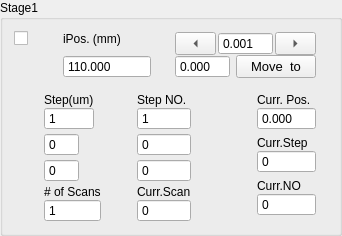
             <widget class="QGroupBox" name="stage1Group">
              <property name="sizePolicy">
               <sizepolicy hsizetype="Expanding" vsizetype="Expanding">
                <horstretch>0</horstretch>
                <verstretch>0</verstretch>
               </sizepolicy>
              </property>
              <property name="title">
               <string>Stage1</string>
              </property>
              <layout class="QFormLayout" name="formLayout_3">
               <property name="topMargin">
                <number>3</number>
               </property>
               <item row="0" column="0" colspan="2">
                <layout class="QHBoxLayout" name="horizontalLayout_2" stretch="1,3,0">
                 <property name="spacing">
                  <number>0</number>
                 </property>
                 <item>
                  <layout class="QVBoxLayout" name="verticalLayout_68">
                   <item>
                    <widget class="QCheckBox" name="activeStage1">
                     <property name="sizePolicy">
                      <sizepolicy hsizetype="Expanding" vsizetype="Fixed">
                       <horstretch>0</horstretch>
                       <verstretch>0</verstretch>
                      </sizepolicy>
                     </property>
                     <property name="toolTip">
                      <string>Active Instrument?</string>
                     </property>
                     <property name="text">
                      <string/>
                     </property>
                     <property name="checked">
                      <bool>false</bool>
                     </property>
                     <property name="mytype" stdset="0">
                      <string>checkbox</string>
                     </property>
                    </widget>
                   </item>
                   <item>
                    <widget class="LedIndicator" name="stage1Led" native="true">
                     <property name="sizePolicy">
                      <sizepolicy hsizetype="Fixed" vsizetype="Fixed">
                       <horstretch>0</horstretch>
                       <verstretch>0</verstretch>
                      </sizepolicy>
                     </property>
                     <property name="minimumSize">
                      <size>
                       <width>25</width>
                       <height>25</height>
                      </size>
                     </property>
                     <property name="maximumSize">
                      <size>
                       <width>25</width>
                       <height>25</height>
                      </size>
                     </property>
                     <property name="baseSize">
                      <size>
                       <width>0</width>
                       <height>0</height>
                      </size>
                     </property>
                     <property name="mytype" stdset="0">
                      <string>led</string>
                     </property>
                    </widget>
                   </item>
                  </layout>
                 </item>
                 <item>
                  <layout class="QVBoxLayout" name="verticalLayout_43">
                   <property name="spacing">
                    <number>0</number>
                   </property>
                   <property name="leftMargin">
                    <number>12</number>
                   </property>
                   <property name="topMargin">
                    <number>0</number>
                   </property>
                   <property name="rightMargin">
                    <number>12</number>
                   </property>
                   <item>
                    <widget class="QLabel" name="label_23">
                     <property name="sizePolicy">
                      <sizepolicy hsizetype="Expanding" vsizetype="Fixed">
                       <horstretch>0</horstretch>
                       <verstretch>0</verstretch>
                      </sizepolicy>
                     </property>
                     <property name="maximumSize">
                      <size>
                       <width>16777215</width>
                       <height>16777215</height>
                      </size>
                     </property>
                     <property name="text">
                      <string>iPos. (mm)</string>
                     </property>
                     <property name="mytype" stdset="0">
                      <string>label</string>
                     </property>
                    </widget>
                   </item>
                   <item>
                    <widget class="QDoubleSpinBox" name="iPos1">
                     <property name="sizePolicy">
                      <sizepolicy hsizetype="Expanding" vsizetype="Fixed">
                       <horstretch>0</horstretch>
                       <verstretch>0</verstretch>
                      </sizepolicy>
                     </property>
                     <property name="maximumSize">
                      <size>
                       <width>88</width>
                       <height>16777215</height>
                      </size>
                     </property>
                     <property name="buttonSymbols">
                      <enum>QAbstractSpinBox::ButtonSymbols::NoButtons</enum>
                     </property>
                     <property name="decimals">
                      <number>3</number>
                     </property>
                     <property name="maximum">
                      <double>220.000000000000000</double>
                     </property>
                     <property name="value">
                      <double>110.000000000000000</double>
                     </property>
                    </widget>
                   </item>
                  </layout>
                 </item>
                 <item>
                  <widget class="QFrame" name="stage1Manual">
                   <property name="mytype" stdset="0">
                    <string>inst_manu</string>
                   </property>
                   <layout class="QVBoxLayout" name="verticalLayout_54">
                    <property name="spacing">
                     <number>0</number>
                    </property>
                    <property name="leftMargin">
                     <number>12</number>
                    </property>
                    <property name="rightMargin">
                     <number>12</number>
                    </property>
                    <item>
                     <layout class="QHBoxLayout" name="horizontalLayout_20">
                      <property name="spacing">
                       <number>2</number>
                      </property>
                      <item>
                       <widget class="QToolButton" name="stage1JogL">
                        <property name="sizePolicy">
                         <sizepolicy hsizetype="Expanding" vsizetype="Fixed">
                          <horstretch>0</horstretch>
                          <verstretch>0</verstretch>
                         </sizepolicy>
                        </property>
                        <property name="minimumSize">
                         <size>
                          <width>0</width>
                          <height>0</height>
                         </size>
                        </property>
                        <property name="maximumSize">
                         <size>
                          <width>16777215</width>
                          <height>16777215</height>
                         </size>
                        </property>
                        <property name="text">
                         <string>...</string>
                        </property>
                        <property name="toolButtonStyle">
                         <enum>Qt::ToolButtonStyle::ToolButtonIconOnly</enum>
                        </property>
                        <property name="arrowType">
                         <enum>Qt::ArrowType::LeftArrow</enum>
                        </property>
                        <property name="mytype" stdset="0">
                         <string>arrowbutton</string>
                        </property>
                       </widget>
                      </item>
                      <item>
                       <widget class="QDoubleSpinBox" name="stage1JogStep">
                        <property name="sizePolicy">
                         <sizepolicy hsizetype="Expanding" vsizetype="Fixed">
                          <horstretch>0</horstretch>
                          <verstretch>0</verstretch>
                         </sizepolicy>
                        </property>
                        <property name="maximumSize">
                         <size>
                          <width>16777215</width>
                          <height>16777215</height>
                         </size>
                        </property>
                        <property name="buttonSymbols">
                         <enum>QAbstractSpinBox::ButtonSymbols::NoButtons</enum>
                        </property>
                        <property name="decimals">
                         <number>3</number>
                        </property>
                        <property name="minimum">
                         <double>-50.000000000000000</double>
                        </property>
                        <property name="maximum">
                         <double>210.000000000000000</double>
                        </property>
                        <property name="value">
                         <double>0.001000000000000</double>
                        </property>
                       </widget>
                      </item>
                      <item>
                       <widget class="QToolButton" name="stage1JogR">
                        <property name="sizePolicy">
                         <sizepolicy hsizetype="Expanding" vsizetype="Fixed">
                          <horstretch>0</horstretch>
                          <verstretch>0</verstretch>
                         </sizepolicy>
                        </property>
                        <property name="minimumSize">
                         <size>
                          <width>0</width>
                          <height>0</height>
                         </size>
                        </property>
                        <property name="maximumSize">
                         <size>
                          <width>16777215</width>
                          <height>16777215</height>
                         </size>
                        </property>
                        <property name="text">
                         <string>...</string>
                        </property>
                        <property name="arrowType">
                         <enum>Qt::ArrowType::RightArrow</enum>
                        </property>
                        <property name="mytype" stdset="0">
                         <string>arrowbutton</string>
                        </property>
                       </widget>
                      </item>
                     </layout>
                    </item>
                    <item>
                     <layout class="QHBoxLayout" name="horizontalLayout_7">
                      <property name="spacing">
                       <number>6</number>
                      </property>
                      <property name="leftMargin">
                       <number>0</number>
                      </property>
                      <item>
                       <widget class="QDoubleSpinBox" name="stage1SetPos">
                        <property name="sizePolicy">
                         <sizepolicy hsizetype="Expanding" vsizetype="Fixed">
                          <horstretch>0</horstretch>
                          <verstretch>0</verstretch>
                         </sizepolicy>
                        </property>
                        <property name="maximumSize">
                         <size>
                          <width>16777215</width>
                          <height>16777215</height>
                         </size>
                        </property>
                        <property name="buttonSymbols">
                         <enum>QAbstractSpinBox::ButtonSymbols::NoButtons</enum>
                        </property>
                        <property name="decimals">
                         <number>3</number>
                        </property>
                        <property name="minimum">
                         <double>-50.000000000000000</double>
                        </property>
                        <property name="maximum">
                         <double>210.000000000000000</double>
                        </property>
                       </widget>
                      </item>
                      <item>
                       <widget class="QPushButton" name="stage1MoveTo">
                        <property name="sizePolicy">
                         <sizepolicy hsizetype="Expanding" vsizetype="Fixed">
                          <horstretch>0</horstretch>
                          <verstretch>0</verstretch>
                         </sizepolicy>
                        </property>
                        <property name="maximumSize">
                         <size>
                          <width>16777215</width>
                          <height>30</height>
                         </size>
                        </property>
                        <property name="font">
                         <font>
                          <pointsize>10</pointsize>
                         </font>
                        </property>
                        <property name="text">
                         <string>Move  to</string>
                        </property>
                        <property name="mytype" stdset="0">
                         <string>clickable_button</string>
                        </property>
                       </widget>
                      </item>
                     </layout>
                    </item>
                   </layout>
                  </widget>
                 </item>
                </layout>
               </item>
               <item row="1" column="0">
                <layout class="QFormLayout" name="formLayout_2">
                 <property name="horizontalSpacing">
                  <number>36</number>
                 </property>
                 <property name="verticalSpacing">
                  <number>3</number>
                 </property>
                 <property name="leftMargin">
                  <number>30</number>
                 </property>
                 <item row="0" column="0">
                  <layout class="QVBoxLayout" name="verticalLayout_63">
                   <property name="spacing">
                    <number>0</number>
                   </property>
                   <item>
                    <widget class="QLabel" name="label_24">
                     <property name="sizePolicy">
                      <sizepolicy hsizetype="Expanding" vsizetype="Fixed">
                       <horstretch>2</horstretch>
                       <verstretch>0</verstretch>
                      </sizepolicy>
                     </property>
                     <property name="maximumSize">
                      <size>
                       <width>16777215</width>
                       <height>16777215</height>
                      </size>
                     </property>
                     <property name="text">
                      <string>Step(um)</string>
                     </property>
                     <property name="mytype" stdset="0">
                      <string>label</string>
                     </property>
                    </widget>
                   </item>
                   <item>
                    <widget class="QSpinBox" name="stage1Step1">
                     <property name="sizePolicy">
                      <sizepolicy hsizetype="Expanding" vsizetype="Fixed">
                       <horstretch>0</horstretch>
                       <verstretch>0</verstretch>
                      </sizepolicy>
                     </property>
                     <property name="maximumSize">
                      <size>
                       <width>16777215</width>
                       <height>16777215</height>
                      </size>
                     </property>
                     <property name="buttonSymbols">
                      <enum>QAbstractSpinBox::ButtonSymbols::NoButtons</enum>
                     </property>
                     <property name="minimum">
                      <number>-100</number>
                     </property>
                     <property name="value">
                      <number>1</number>
                     </property>
                    </widget>
                   </item>
                  </layout>
                 </item>
                 <item row="0" column="1">
                  <layout class="QVBoxLayout" name="verticalLayout_64">
                   <property name="spacing">
                    <number>0</number>
                   </property>
                   <item>
                    <widget class="QLabel" name="label_25">
                     <property name="sizePolicy">
                      <sizepolicy hsizetype="Expanding" vsizetype="Fixed">
                       <horstretch>1</horstretch>
                       <verstretch>0</verstretch>
                      </sizepolicy>
                     </property>
                     <property name="maximumSize">
                      <size>
                       <width>16777215</width>
                       <height>16777215</height>
                      </size>
                     </property>
                     <property name="text">
                      <string>Step NO.</string>
                     </property>
                     <property name="mytype" stdset="0">
                      <string>label</string>
                     </property>
                    </widget>
                   </item>
                   <item>
                    <widget class="QSpinBox" name="stage1Step1NO">
                     <property name="sizePolicy">
                      <sizepolicy hsizetype="Expanding" vsizetype="Fixed">
                       <horstretch>0</horstretch>
                       <verstretch>0</verstretch>
                      </sizepolicy>
                     </property>
                     <property name="maximumSize">
                      <size>
                       <width>16777215</width>
                       <height>16777215</height>
                      </size>
                     </property>
                     <property name="buttonSymbols">
                      <enum>QAbstractSpinBox::ButtonSymbols::NoButtons</enum>
                     </property>
                     <property name="maximum">
                      <number>10000</number>
                     </property>
                     <property name="value">
                      <number>1</number>
                     </property>
                     <property name="mytype" stdset="0">
                      <string>intNO</string>
                     </property>
                    </widget>
                   </item>
                  </layout>
                 </item>
                 <item row="1" column="0">
                  <widget class="QSpinBox" name="stage1Step2">
                   <property name="sizePolicy">
                    <sizepolicy hsizetype="Expanding" vsizetype="Fixed">
                     <horstretch>0</horstretch>
                     <verstretch>0</verstretch>
                    </sizepolicy>
                   </property>
                   <property name="maximumSize">
                    <size>
                     <width>16777215</width>
                     <height>16777215</height>
                    </size>
                   </property>
                   <property name="buttonSymbols">
                    <enum>QAbstractSpinBox::ButtonSymbols::NoButtons</enum>
                   </property>
                   <property name="minimum">
                    <number>-100</number>
                   </property>
                  </widget>
                 </item>
                 <item row="1" column="1">
                  <widget class="QSpinBox" name="stage1Step2NO">
                   <property name="sizePolicy">
                    <sizepolicy hsizetype="Expanding" vsizetype="Fixed">
                     <horstretch>0</horstretch>
                     <verstretch>0</verstretch>
                    </sizepolicy>
                   </property>
                   <property name="maximumSize">
                    <size>
                     <width>16777215</width>
                     <height>16777215</height>
                    </size>
                   </property>
                   <property name="buttonSymbols">
                    <enum>QAbstractSpinBox::ButtonSymbols::NoButtons</enum>
                   </property>
                   <property name="maximum">
                    <number>10000</number>
                   </property>
                   <property name="value">
                    <number>0</number>
                   </property>
                   <property name="mytype" stdset="0">
                    <string>intNO</string>
                   </property>
                  </widget>
                 </item>
                 <item row="2" column="0">
                  <widget class="QSpinBox" name="stage1Step3">
                   <property name="sizePolicy">
                    <sizepolicy hsizetype="Expanding" vsizetype="Fixed">
                     <horstretch>0</horstretch>
                     <verstretch>0</verstretch>
                    </sizepolicy>
                   </property>
                   <property name="maximumSize">
                    <size>
                     <width>16777215</width>
                     <height>16777215</height>
                    </size>
                   </property>
                   <property name="buttonSymbols">
                    <enum>QAbstractSpinBox::ButtonSymbols::NoButtons</enum>
                   </property>
                   <property name="minimum">
                    <number>-100</number>
                   </property>
                  </widget>
                 </item>
                 <item row="2" column="1">
                  <widget class="QSpinBox" name="stage1Step3NO">
                   <property name="sizePolicy">
                    <sizepolicy hsizetype="Expanding" vsizetype="Fixed">
                     <horstretch>0</horstretch>
                     <verstretch>0</verstretch>
                    </sizepolicy>
                   </property>
                   <property name="maximumSize">
                    <size>
                     <width>16777215</width>
                     <height>16777215</height>
                    </size>
                   </property>
                   <property name="buttonSymbols">
                    <enum>QAbstractSpinBox::ButtonSymbols::NoButtons</enum>
                   </property>
                   <property name="maximum">
                    <number>10000</number>
                   </property>
                   <property name="value">
                    <number>0</number>
                   </property>
                   <property name="mytype" stdset="0">
                    <string>intNO</string>
                   </property>
                  </widget>
                 </item>
                 <item row="3" column="0">
                  <layout class="QVBoxLayout" name="verticalLayout_14">
                   <property name="spacing">
                    <number>0</number>
                   </property>
                   <item>
                    <widget class="QLabel" name="label_26">
                     <property name="sizePolicy">
                      <sizepolicy hsizetype="Expanding" vsizetype="Fixed">
                       <horstretch>0</horstretch>
                       <verstretch>0</verstretch>
                      </sizepolicy>
                     </property>
                     <property name="maximumSize">
                      <size>
                       <width>16777215</width>
                       <height>16777215</height>
                      </size>
                     </property>
                     <property name="text">
                      <string># of Scans</string>
                     </property>
                     <property name="mytype" stdset="0">
                      <string>label</string>
                     </property>
                    </widget>
                   </item>
                   <item>
                    <widget class="QSpinBox" name="scanRepNO1">
                     <property name="sizePolicy">
                      <sizepolicy hsizetype="Expanding" vsizetype="Fixed">
                       <horstretch>0</horstretch>
                       <verstretch>0</verstretch>
                      </sizepolicy>
                     </property>
                     <property name="maximumSize">
                      <size>
                       <width>16777215</width>
                       <height>16777215</height>
                      </size>
                     </property>
                     <property name="buttonSymbols">
                      <enum>QAbstractSpinBox::ButtonSymbols::NoButtons</enum>
                     </property>
                     <property name="minimum">
                      <number>1</number>
                     </property>
                     <property name="mytype" stdset="0">
                      <string>intNO</string>
                     </property>
                    </widget>
                   </item>
                  </layout>
                 </item>
                 <item row="3" column="1">
                  <layout class="QVBoxLayout" name="verticalLayout_15">
                   <property name="spacing">
                    <number>0</number>
                   </property>
                   <item>
                    <widget class="QLabel" name="label_11">
                     <property name="sizePolicy">
                      <sizepolicy hsizetype="Expanding" vsizetype="Fixed">
                       <horstretch>0</horstretch>
                       <verstretch>0</verstretch>
                      </sizepolicy>
                     </property>
                     <property name="maximumSize">
                      <size>
                       <width>16777215</width>
                       <height>16777215</height>
                      </size>
                     </property>
                     <property name="text">
                      <string>Curr.Scan</string>
                     </property>
                     <property name="mytype" stdset="0">
                      <string>label</string>
                     </property>
                    </widget>
                   </item>
                   <item>
                    <widget class="QSpinBox" name="stage1CurrScan">
                     <property name="sizePolicy">
                      <sizepolicy hsizetype="Expanding" vsizetype="Fixed">
                       <horstretch>0</horstretch>
                       <verstretch>0</verstretch>
                      </sizepolicy>
                     </property>
                     <property name="maximumSize">
                      <size>
                       <width>16777215</width>
                       <height>16777215</height>
                      </size>
                     </property>
                     <property name="buttonSymbols">
                      <enum>QAbstractSpinBox::ButtonSymbols::NoButtons</enum>
                     </property>
                     <property name="mytype" stdset="0">
                      <string>intNO</string>
                     </property>
                    </widget>
                   </item>
                  </layout>
                 </item>
                </layout>
               </item>
               <item row="1" column="1">
                <layout class="QVBoxLayout" name="verticalLayout_51">
                 <property name="leftMargin">
                  <number>60</number>
                 </property>
                 <property name="rightMargin">
                  <number>12</number>
                 </property>
                 <item>
                  <layout class="QVBoxLayout" name="verticalLayout_19">
                   <property name="spacing">
                    <number>0</number>
                   </property>
                   <item>
                    <widget class="QLabel" name="label_3">
                     <property name="sizePolicy">
                      <sizepolicy hsizetype="Expanding" vsizetype="Fixed">
                       <horstretch>0</horstretch>
                       <verstretch>0</verstretch>
                      </sizepolicy>
                     </property>
                     <property name="maximumSize">
                      <size>
                       <width>16777215</width>
                       <height>16777215</height>
                      </size>
                     </property>
                     <property name="text">
                      <string>Curr. Pos.</string>
                     </property>
                     <property name="mytype" stdset="0">
                      <string>label</string>
                     </property>
                    </widget>
                   </item>
                   <item>
                    <widget class="QDoubleSpinBox" name="stage1CurrPos">
                     <property name="sizePolicy">
                      <sizepolicy hsizetype="Expanding" vsizetype="Fixed">
                       <horstretch>0</horstretch>
                       <verstretch>0</verstretch>
                      </sizepolicy>
                     </property>
                     <property name="maximumSize">
                      <size>
                       <width>66</width>
                       <height>16777215</height>
                      </size>
                     </property>
                     <property name="buttonSymbols">
                      <enum>QAbstractSpinBox::ButtonSymbols::NoButtons</enum>
                     </property>
                     <property name="decimals">
                      <number>3</number>
                     </property>
                     <property name="minimum">
                      <double>-210.000000000000000</double>
                     </property>
                     <property name="maximum">
                      <double>210.000000000000000</double>
                     </property>
                    </widget>
                   </item>
                  </layout>
                 </item>
                 <item>
                  <layout class="QVBoxLayout" name="verticalLayout_18">
                   <property name="spacing">
                    <number>0</number>
                   </property>
                   <item>
                    <widget class="QLabel" name="label_12">
                     <property name="sizePolicy">
                      <sizepolicy hsizetype="Expanding" vsizetype="Fixed">
                       <horstretch>0</horstretch>
                       <verstretch>0</verstretch>
                      </sizepolicy>
                     </property>
                     <property name="maximumSize">
                      <size>
                       <width>16777215</width>
                       <height>16777215</height>
                      </size>
                     </property>
                     <property name="text">
                      <string>Curr.Step</string>
                     </property>
                     <property name="mytype" stdset="0">
                      <string>label</string>
                     </property>
                    </widget>
                   </item>
                   <item>
                    <widget class="QSpinBox" name="stage1CurrStep">
                     <property name="sizePolicy">
                      <sizepolicy hsizetype="Expanding" vsizetype="Fixed">
                       <horstretch>0</horstretch>
                       <verstretch>0</verstretch>
                      </sizepolicy>
                     </property>
                     <property name="maximumSize">
                      <size>
                       <width>66</width>
                       <height>16777215</height>
                      </size>
                     </property>
                     <property name="buttonSymbols">
                      <enum>QAbstractSpinBox::ButtonSymbols::NoButtons</enum>
                     </property>
                     <property name="maximum">
                      <number>10000</number>
                     </property>
                     <property name="mytype" stdset="0">
                      <string>intNO</string>
                     </property>
                    </widget>
                   </item>
                  </layout>
                 </item>
                 <item>
                  <layout class="QVBoxLayout" name="verticalLayout_17">
                   <property name="spacing">
                    <number>0</number>
                   </property>
                   <item>
                    <widget class="QLabel" name="label_37">
                     <property name="sizePolicy">
                      <sizepolicy hsizetype="Expanding" vsizetype="Fixed">
                       <horstretch>0</horstretch>
                       <verstretch>0</verstretch>
                      </sizepolicy>
                     </property>
                     <property name="maximumSize">
                      <size>
                       <width>16777215</width>
                       <height>16777215</height>
                      </size>
                     </property>
                     <property name="text">
                      <string>Curr.NO</string>
                     </property>
                     <property name="mytype" stdset="0">
                      <string>label</string>
                     </property>
                    </widget>
                   </item>
                   <item>
                    <widget class="QSpinBox" name="stage1CurrStepNO">
                     <property name="sizePolicy">
                      <sizepolicy hsizetype="Expanding" vsizetype="Fixed">
                       <horstretch>0</horstretch>
                       <verstretch>0</verstretch>
                      </sizepolicy>
                     </property>
                     <property name="maximumSize">
                      <size>
                       <width>66</width>
                       <height>16777215</height>
                      </size>
                     </property>
                     <property name="buttonSymbols">
                      <enum>QAbstractSpinBox::ButtonSymbols::NoButtons</enum>
                     </property>
                     <property name="mytype" stdset="0">
                      <string>intNO</string>
                     </property>
                    </widget>
                   </item>
                  </layout>
                 </item>
                </layout>
               </item>
              </layout>
             </widget>
